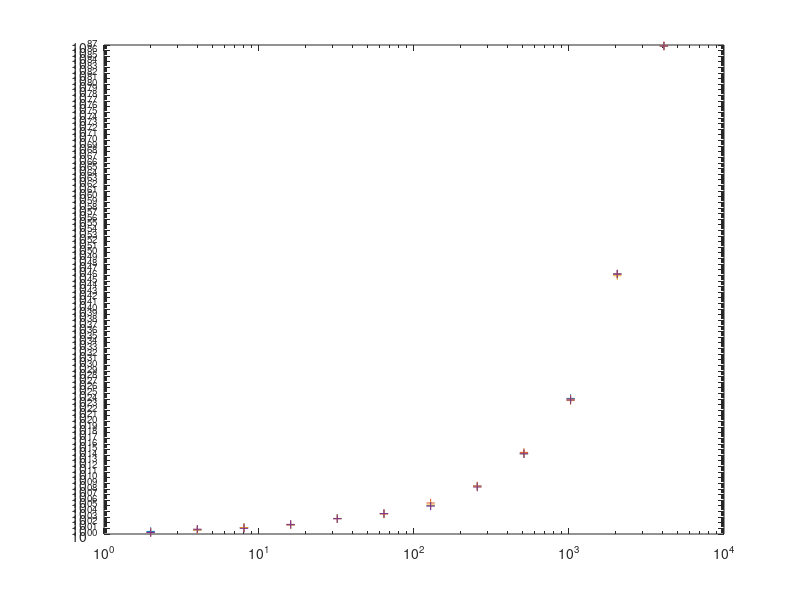
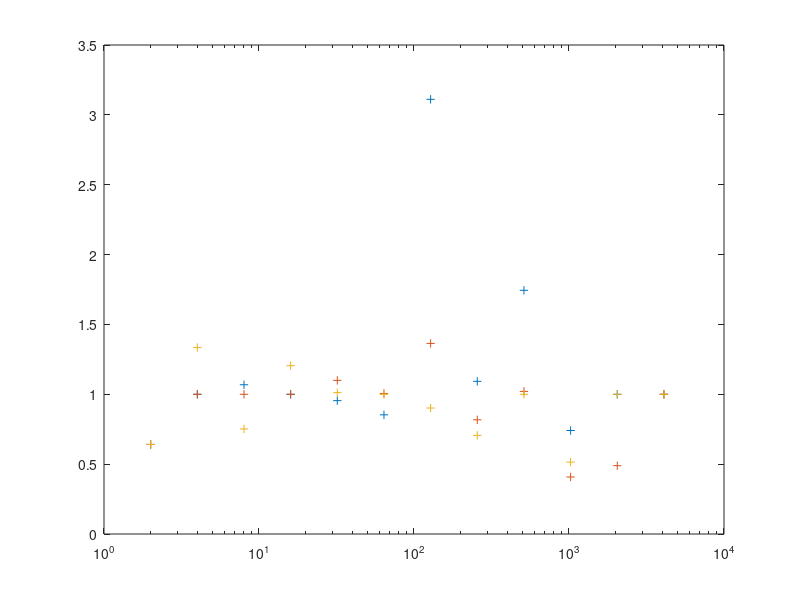

These charts were generated, in order, by the following MATLAB code:
function[CC,DD,EE] = trin()
    A = zeros(1,12);
    
for i=1:12
    A(1,i)=2^i;    
end
    B =[2.870923;
5.375046;
13.334605;
42.708701;
543.509350;
4311.574318;
105592.367826;
323745720.591981;
190007669218188.343750;
1318485052272145694982144.000000;
17759182494258225427342764226920292329916989440.000000;
674437712798971054892160478785621864617581959106563521456677473918996521950884623548416.000000
];
    C = [1.840188;
5.375046;
14.243893;
42.708701;
518.794468;
3677.701116;
328513.228924;
353774428.909246;
331456279529550.125000;
976812522599424427294720.000000;
17759182494254678540963325641054904554348347392.000000;
674437712798945104325896546265781109935539797490862305286942113265549110859803138195456.000000;
];
 D =[1.840188;
5.375046;
13.334605;
42.708701;
597.571203;
4336.844527;
144048.164886;
264639410.157333;
193934192427192.875000;
538212711679874694119424.000000;
8683528481154420617454602205783315421450993664.000000;
674437712798945104325896546265781109935539797490862305286942113265549110859803138195456.000000] 
   E = [1.840188;
7.171661;
10.027990;
51.447664;
550.004670;
4311.574318;
95210.038968;
228590161.766856;
190007669218189.156250;
678375592274212685873152.000000;
17759182494256331557346023252194456255328157696.000000;
674437712798991815345171624801494468363215688399124494392465762441754450823749811830784.000000
];
Y=[B,C,D,E];
for i=1:12
    
    CC(i, 1)= C(i,1) / B(i,1);
    DD(i, 1)= D(i,1) / B(i,1);
    EE(i, 1)= E(i,1) / B(i,1);
end
Z = [ CC, DD, EE];
figure(1);
loglog(A, Y, 'LineStyle', 'none', 'Marker','+');
figure(2);
semilogx(A,Z,'LineStyle', 'none', 'Marker','+');
return